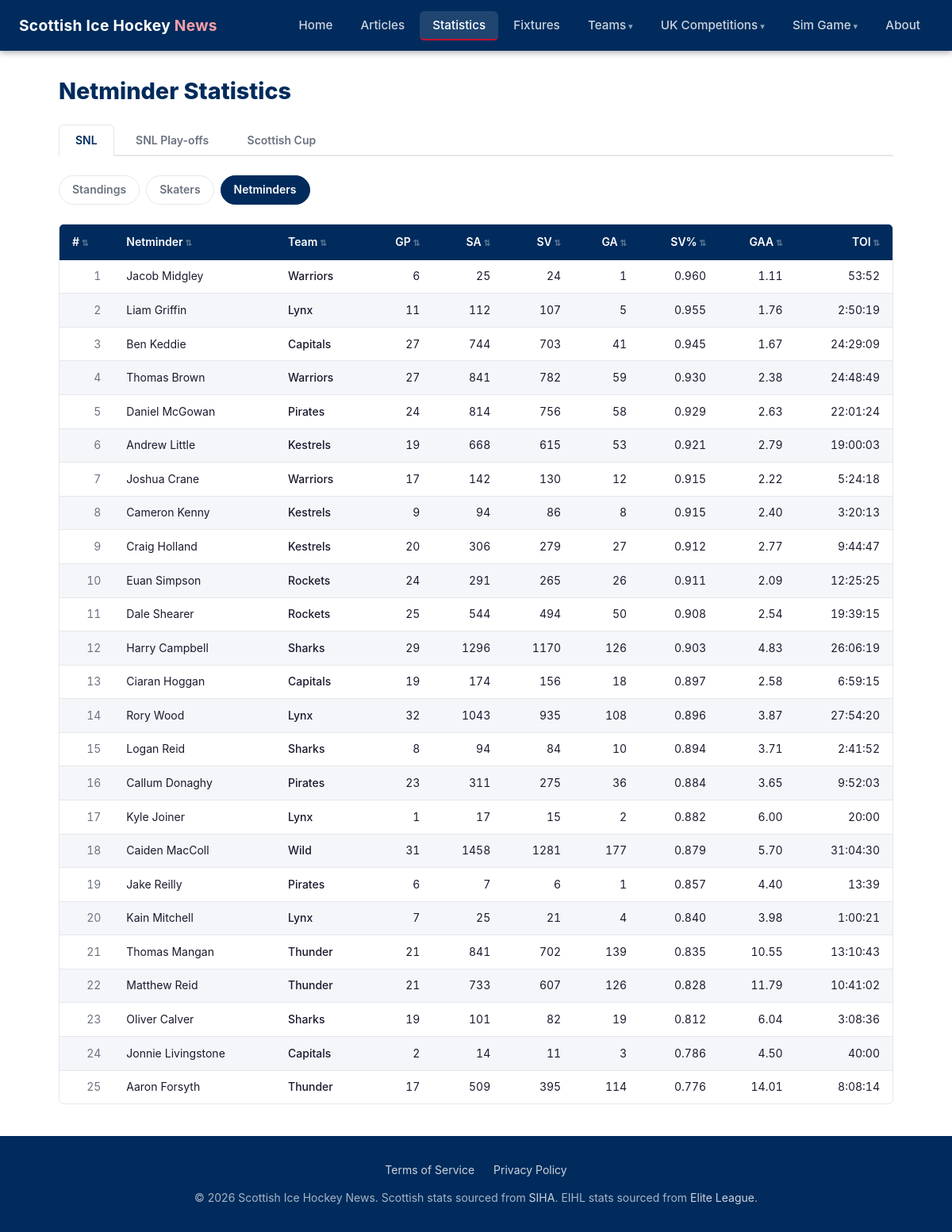
Page /statistics/netminders/ on the earlier database version.
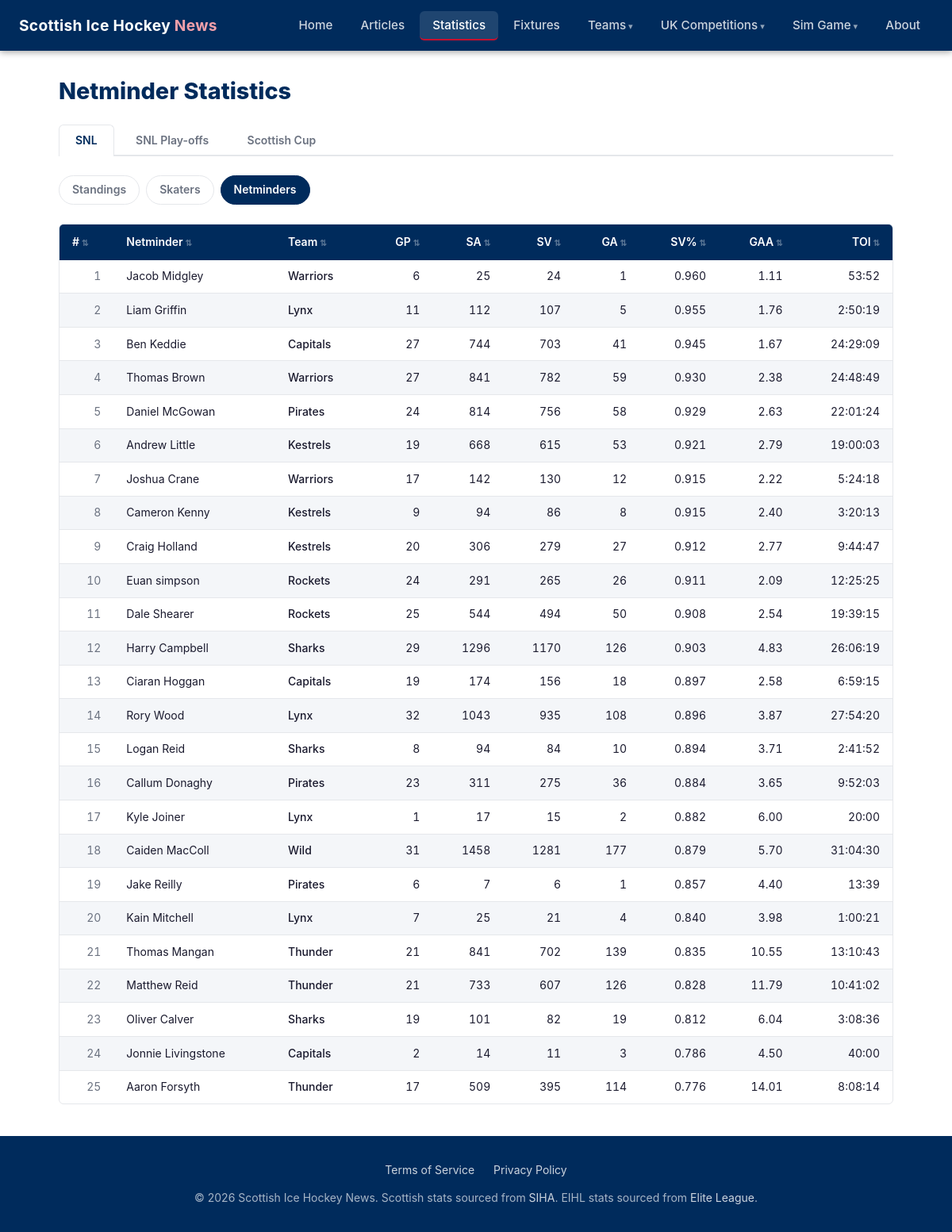
Same page on the later database version.
### tables this page shows
CREATE TABLE "season_netminder_stats" (
                id             INTEGER PRIMARY KEY,
                season         TEXT    NOT NULL DEFAULT '2025-26',
                competition_id INTEGER NOT NULL REFERENCES competitions(id),
                player_id      INTEGER NOT NULL REFERENCES players(id),
                team_id        INTEGER NOT NULL REFERENCES teams(id),
                gp             INTEGER,
                shots_against  INTEGER,
                saves          INTEGER,
                goals_against  INTEGER,
                save_pct       REAL,
                gaa            REAL,
                toi            TEXT,
                scraped_at     TEXT    NOT NULL,
                UNIQUE (season, competition_id, player_id)
            );

CREATE TABLE players (
            id   INTEGER PRIMARY KEY,
            slug TEXT    NOT NULL UNIQUE,
            name TEXT    NOT NULL
        );

CREATE TABLE teams (
            id   INTEGER PRIMARY KEY,
            slug TEXT    NOT NULL UNIQUE,
            name TEXT    NOT NULL
        );

### web/app.py (the view)
@app.route("/statistics/netminders/")
def stats_netminders():
    season = request.args.get("season", CURRENT_SEASON)
    if season not in SEASONS:
        season = CURRENT_SEASON
    comp = request.args.get("comp", "SNL")
    if comp not in COMPETITIONS:
        comp = "SNL"
    netminders = db_queries.get_netminder_stats(comp, season=season)
    return render_template(
        "stats_netminders.html",
        comp=comp,
        competitions=COMPETITIONS,
        season=season,
        seasons=SEASONS,
        netminders=netminders,
    )

### web/app.py (called while the page is built)
@app.template_filter("short_name")
def short_name_filter(db_name):
    return TEAM_DISPLAY.get(db_name, {}).get("short", db_name)

@app.template_filter("team_slug")
def team_slug_filter(db_name):
    return TEAM_DISPLAY.get(db_name, {}).get("slug", db_name.lower().replace(" ", "-"))

### web/db_queries.py (called while the page is built)
def get_connection():
    conn = sqlite3.connect(DB_PATH)
    conn.row_factory = sqlite3.Row
    conn.execute("PRAGMA journal_mode=WAL")
    conn.execute("PRAGMA foreign_keys=ON")
    return conn

def get_netminder_stats(comp_name="SNL", season=CURRENT_SEASON):
    conn = get_connection()
    try:
        if comp_name == "SNL Play-offs":
            return _netminder_stats_from_events(conn, comp_name, season)
        rows = conn.execute(
            """
            SELECT p.name AS player_name, t.name AS team_name,
                   s.gp, s.shots_against, s.saves, s.goals_against,
                   s.save_pct, s.gaa, s.toi
            FROM season_netminder_stats s
            JOIN players p ON p.id = s.player_id
            JOIN teams t ON t.id = s.team_id
            JOIN competitions c ON c.id = s.competition_id
            WHERE c.name = ? AND s.season = ?
            ORDER BY s.save_pct DESC
            """,
            (comp_name, season),
        ).fetchall()
        return [dict(r) for r in rows]
    finally:
        conn.close()

### web/templates/stats_netminders.html (shortened to what this page needs)
{% extends "base.html" %}
{% block content %}
<h1 class="page-title">Netminder Statistics</h1>
<div class="comp-tabs">
  {% for c in competitions %}
    <a href="{{ url_for('stats_netminders', comp=c) }}"
       class="comp-tab {{ 'active' if c == comp else '' }}">{{ c }}</a>
  {% endfor %}
</div>
<div class="stats-nav">
  <a href="{{ url_for('statistics', comp=comp) }}" class="stats-nav-link">Standings</a>
  <a href="{{ url_for('stats_skaters', comp=comp) }}" class="stats-nav-link">Skaters</a>
  <a href="{{ url_for('stats_netminders', comp=comp) }}" class="stats-nav-link active">Netminders</a>
</div>
{% if netminders %}
  <div class="table-wrapper">
    <table class="sortable">
      <thead>
        <tr>
          <th data-sort-rank>#</th>
          <th>Netminder</th>
          <th>Team</th>
          <th class="num">GP</th>
          <th class="num">SA</th>
          <th class="num">SV</th>
          <th class="num">GA</th>
          <th class="num">SV%</th>
          <th class="num">GAA</th>
          <th class="num">TOI</th>
        </tr>
      </thead>
      <tbody>
        {% for n in netminders %}
          <tr>
            <td class="num text-muted">{{ loop.index }}</td>
            <td>{{ n.player_name }}</td>
            <td><a href="{{ url_for('team_detail', slug=n.team_name|team_slug) }}" class="team-name-link">{{ n.team_name | short_name }}</a></td>
            <td class="num">{{ n.gp }}</td>
            <td class="num">{{ n.shots_against if n.shots_against is not none else '–' }}</td>
            <td class="num">{{ n.saves if n.saves is not none else '–' }}</td>
            <td class="num">{{ n.goals_against if n.goals_against is not none else '–' }}</td>
            <td class="num">{{ '%.3f'|format(n.save_pct) if n.save_pct is not none else '–' }}</td>
            <td class="num">{{ '%.2f'|format(n.gaa) if n.gaa is not none else '–' }}</td>
            <td class="num">{{ n.toi or '–' }}</td>
          </tr>
        {% endfor %}
      </tbody>
    </table>
  </div>
{% else %}
  <p class="no-data">No netminder stats available for {{ comp }}.</p>
{% endif %}
{% endblock %}

### web/templates/base.html (shortened to what this page needs)
<!DOCTYPE html>
<html lang="en">
<head>
  <link rel="stylesheet" href="{{ url_for('static', filename='css/style.css') }}?v={{ static_version }}">
</head>
<body>
<header>
  <a class="site-title" href="{{ url_for('home') }}">
    Scottish Ice Hockey <span>News</span>
  </a>
  <nav id="mainNav">
    <ul>
      <li><a href="{{ url_for('home') }}"
             class="{{ 'active' if request.endpoint == 'home' else '' }}">Home</a></li>
      <li><a href="{{ url_for('articles_list') }}"
             class="{{ 'active' if request.endpoint in ('articles_list', 'article_detail') else '' }}">Articles</a></li>
      {% if league_ctx == 'eihl' %}
        <li><a href="{{ url_for('eihl_statistics') }}"
               class="{{ 'active' if request.endpoint in ('eihl_statistics', 'eihl_stats_skaters', 'eihl_stats_goalies') else '' }}">Statistics</a></li>
      {% elif league_ctx == 'wnihl' %}
        <li><a href="{{ url_for('wnihl_statistics') }}"
               class="{{ 'active' if request.endpoint == 'wnihl_statistics' else '' }}">Statistics</a></li>
      {% else %}
        <li><a href="{{ url_for('statistics') }}"
               class="{{ 'active' if request.endpoint in ('statistics', 'stats_skaters', 'stats_netminders') else '' }}">Statistics</a></li>
      {% endif %}
      {% if league_ctx == 'eihl' %}
        <li><a href="{{ url_for('eihl_fixtures') }}"
               class="{{ 'active' if request.endpoint in ('eihl_fixtures', 'eihl_game_detail') else '' }}">Fixtures</a></li>
      {% elif league_ctx == 'wnihl' %}
        <li><a href="{{ url_for('wnihl_fixtures') }}"
               class="{{ 'active' if request.endpoint == 'wnihl_fixtures' else '' }}">Fixtures</a></li>
      {% else %}
        <li><a href="{{ url_for('fixtures') }}"
               class="{{ 'active' if request.endpoint in ('fixtures', 'event_detail') else '' }}">Fixtures</a></li>
      {% endif %}
      {% if league_ctx == 'eihl' %}
        <li class="nav-dropdown">
          <a href="{{ url_for('eihl_overview') }}"
             class="{{ 'active' if request.endpoint == 'eihl_team_detail' else '' }}">Teams</a>
          <ul class="dropdown-menu">
            {% for db_name, info in eihl_team_display.items() %}
              <li><a href="{{ url_for('eihl_team_detail', slug=info.slug) }}">{{ info.full }}</a></li>
            {% endfor %}
          </ul>
        </li>
      {% else %}
        <li class="nav-dropdown">
          <a href="{{ url_for('teams_list') }}"
             class="{{ 'active' if request.endpoint in ('teams_list', 'team_detail') else '' }}">Teams</a>
        </li>
      {% endif %}
      <li class="nav-dropdown">
        <a href="{{ url_for('home') }}"
           class="{{ 'active' if request.endpoint and (request.endpoint.startswith('eihl') or request.endpoint.startswith('wnihl')) else '' }}">UK Competitions</a>
      </li>
      <li class="nav-dropdown">
        <a href="{{ url_for('sim.index') }}"
           class="{{ 'active' if request.blueprint == 'sim' else '' }}">Sim Game</a>
      </li>
      <li><a href="{{ url_for('about') }}"
             class="{{ 'active' if request.endpoint == 'about' else '' }}">About</a></li>
    </ul>
  </nav>
</header>
<main>
  {% block content %}{% endblock %}
</main>
<footer>
  <div class="footer-links">
    <a href="{{ url_for('terms') }}">Terms of Service</a>
    <a href="{{ url_for('privacy') }}">Privacy Policy</a>
  </div>
  <p>&copy; {{ current_year }} Scottish Ice Hockey News. Scottish stats sourced from <a href="https://www.siha-uk.co.uk" target="_blank" rel="noopener">SIHA</a>. EIHL stats sourced from <a href="https://www.eliteleague.co.uk" target="_blank" rel="noopener">Elite League</a>.</p>
</footer>
</body>
</html>

### web/static/css/style.css (style rules this page uses)
:root { --primary: #002B5C; --accent: #C8102E; --bg: #ffffff; --bg-subtle: #f4f6f9; --text: #1a1a2e; --text-muted: #6b7280; --border: #e5e7eb; --nav-height: 64px; --radius: 6px; }
*, *::before, *::after { box-sizing: border-box; margin: 0; padding: 0; }
body { font-family: -apple-system, BlinkMacSystemFont, 'Segoe UI', Roboto, sans-serif; color: var(--text); background: var(--bg); line-height: 1.6; min-height: 100vh; display: flex; flex-direction: column; }
main { flex: 1; }
a { color: var(--primary); }
header { background: var(--primary); color: #fff; height: var(--nav-height); display: flex; align-items: center; padding: 0 1.5rem; position: sticky; top: 0; z-index: 100; box-shadow: 0 2px 8px rgba(0, 0, 0, 0.35); }
.site-title { font-size: 1.2rem; font-weight: 700; color: #fff; text-decoration: none; margin-right: auto; letter-spacing: 0.3px; }
.site-title span { color: #f4a0aa; }
nav > ul { list-style: none; display: flex; gap: 0.2rem; }
nav a { color: rgba(255, 255, 255, 0.8); text-decoration: none; padding: 0.5rem 1rem; border-radius: var(--radius); font-size: 0.95rem; font-weight: 500; transition: background 0.15s, color 0.15s; white-space: nowrap; }
nav a.active { color: #fff; background: rgba(255, 255, 255, 0.12); border-bottom: 2px solid var(--accent); }
.nav-dropdown { position: relative; }
.nav-dropdown > a::after { content: ' ▾'; font-size: 0.7rem; opacity: 0.7; }
main { max-width: 1100px; margin: 0 auto; padding: 2rem 1.5rem; width: 100%; }
h1, h2, h3 { line-height: 1.3; }
.page-title { font-size: 1.8rem; font-weight: 800; color: var(--primary); margin-bottom: 1.5rem; }
.text-muted { color: var(--text-muted); font-size: 0.875rem; }
.table-wrapper { overflow-x: auto; border-radius: var(--radius); border: 1px solid var(--border); margin-bottom: 0.5rem; }
table { width: 100%; border-collapse: collapse; font-size: 0.875rem; }
thead th { background: var(--primary); color: #fff; padding: 0.7rem 1rem; text-align: left; font-weight: 600; white-space: nowrap; }
thead th.num { text-align: right; }
tbody tr:nth-child(even) { background: var(--bg-subtle); }
tbody td { padding: 0.6rem 1rem; border-bottom: 1px solid var(--border); white-space: nowrap; }
tbody td.num { text-align: right; font-variant-numeric: tabular-nums; }
tbody tr:last-child td { border-bottom: none; }
.comp-tabs { display: flex; gap: 0.4rem; border-bottom: 2px solid var(--border); margin-bottom: 1.5rem; }
.comp-tab { padding: 0.5rem 1.25rem; border-radius: var(--radius) var(--radius) 0 0; text-decoration: none; font-weight: 600; font-size: 0.875rem; color: var(--text-muted); border: 1px solid transparent; border-bottom: none; margin-bottom: -2px; transition: color 0.15s; }
.comp-tab.active { background: var(--bg); color: var(--primary); border-color: var(--border); border-bottom-color: var(--bg); }
.stats-nav { display: flex; gap: 0.5rem; margin-bottom: 1.5rem; }
.stats-nav-link { padding: 0.4rem 1rem; border-radius: 20px; text-decoration: none; font-size: 0.875rem; font-weight: 600; color: var(--text-muted); border: 1px solid var(--border); transition: all 0.15s; }
.stats-nav-link.active { background: var(--primary); color: #fff; border-color: var(--primary); }
.team-name-link { display: inline-flex; align-items: center; text-decoration: none; color: var(--text); font-weight: 500; }
footer { background: var(--primary); color: rgba(255, 255, 255, 0.65); text-align: center; padding: 2rem 1.5rem; font-size: 0.875rem; margin-top: auto; }
footer a { color: rgba(255, 255, 255, 0.8); text-decoration: none; }
.footer-links { display: flex; justify-content: center; gap: 1.5rem; margin-bottom: 0.75rem; }
.th-sortable { cursor: pointer; user-select: none; white-space: nowrap; }
.th-sortable::after { content: ' ⇅'; opacity: 0.35; font-size: 0.75em; }

Differences in the rows shown:
changed season_netminder_stats: player_name "Euan Simpson" → "Euan simpson"
